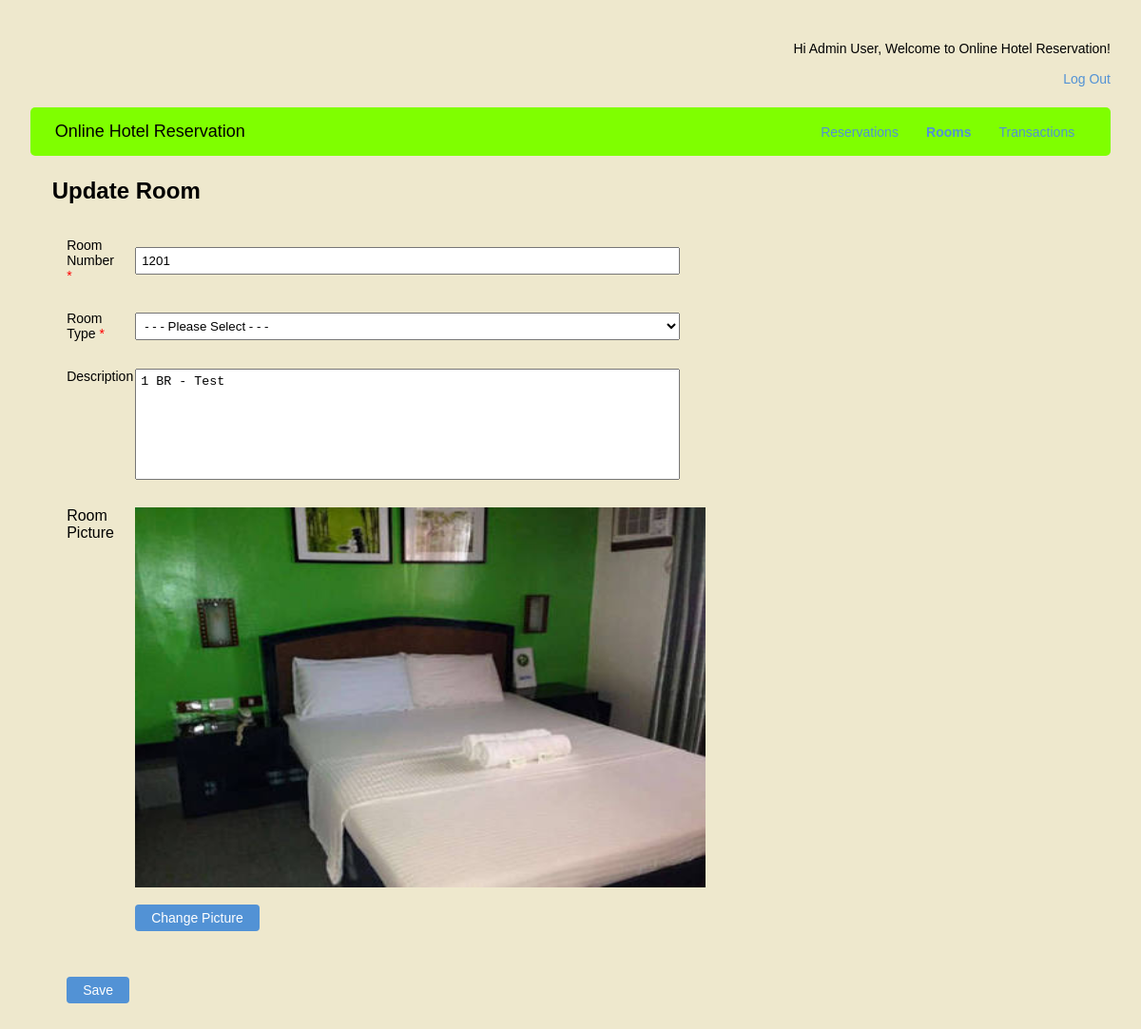
Screenshot of /admin/edit_room.php?id=4 (signed in) with the database file from the repository.
### tables this page shows
CREATE TABLE `rooms` (
  `id` int(11) NOT NULL,
  `room_number` varchar(50) NOT NULL,
  `description` varchar(200) NOT NULL,
  `type` varchar(25) NOT NULL,
  `status` varchar(10) NOT NULL
);

CREATE TABLE `room_images` (
  `id` int(11) NOT NULL,
  `room_id` int(11) NOT NULL,
  `url` varchar(250) NOT NULL
);

### admin/edit_room.php (the view, shortened to what this page needs)
<?php
include "../connection.php";
$room_number = '';
$description = '';
$url = '';
if(isset($_GET["id"]) && !empty($_GET["id"])){
    $room_id = $_GET["id"];
    $room_id = mysqli_real_escape_string($connection, $room_id);
    $getRoomDetails = mysqli_query($connection, "SELECT id as room_id, room_number, description, type, status FROM `rooms` WHERE id = '".$room_id."'");
    if(mysqli_num_rows($getRoomDetails)!=0){
        while($fetchRoomDetails = mysqli_fetch_array($getRoomDetails)){
            $room_id = stripslashes($fetchRoomDetails["room_id"]);
            $room_number = stripslashes($fetchRoomDetails["room_number"]);
            $description = stripslashes($fetchRoomDetails["description"]);
            $getRoomImage = mysqli_query($connection, "SELECT * FROM `room_images` WHERE room_id = '".$room_id."'");
            if(mysqli_num_rows($getRoomImage) != 0){
                while($fetchRoomImage = mysqli_fetch_array($getRoomImage)){
                    if($fetchRoomImage['url'] != ""){
                        $url = "<img src='../images/rooms/".$fetchRoomImage['url']."' width='600px' height='400px' />";
                    }
                }
            }
        }
    }
}
?>
<html>
    <head>
        <link rel="stylesheet" href="../style.css" type="text/css" />
    </head>
    <body>
        <form method="POST" enctype="multipart/form-data">
            <div class="welcome">
                <p align="right">
                    Hi <?php echo $_SESSION["username"]; ?>, Welcome to Online Hotel Reservation!<br/><br/>
                    <a href="../logout.php">Log Out</a>
                </p>
            </div>
            <table class="nav">
            <tr>
                <td class="links title"><span onclick="window.location = 'index.php'">Online Hotel Reservation</span></td>
                <td>
                    <table align="right" width="50%">
                    <tr>
                        <td class="links">
                            <a href="index.php">Reservations</a>
                        </td>
                        <td class="links">
                            <a href="rooms.php"><b>Rooms</b></a>
                        </td>
                        <td class="links">
                            <a href="transactions.php">Transactions</a>
                        </td>
                    </tr>
                    </table>
                </td>
            </tr>
            </table>
            <div class="view_table">
                <h2>Update Room</h2>
                <table>
                    <tr>
                        <td width="30%">
                            <p>Room Number <font color="red">*</font></p>
                        </td>
                        <td width="70%">
                            <input type="text" name="room_no" id="room_no" class="field" value="<?php echo $room_number; ?>" required>
                        </td>
                    </tr>
                    <tr>
                        <td>
                            <p>Room Type <font color="red">*</font></p>
                        </td>
                        <td>
                            <select name="room_type" id="room_type" class="field" required>
                                <option value=""> - - - Please Select - - - </option>
                            </select>
                        </td>
                    </tr>
                    <tr>
                        <td valign="top">
                            <p>Description</p>
                        </td>
                        <td>
                            <textarea name="description" id="description" class="field" rows="7"><?php echo $description; ?></textarea>
                        </td>
                    </tr>
                    <tr>
                        <td valign="top">
                            Room Picture
                        </td>
                        <td>
                            <div id="pictureviewer">
                            <?php
                                if($url == ""){
                                    echo '<i>No picture available.</i>';
                                } else {
                                    echo $url;
                                }
                            ?>
                            <br/>
                            <input type="button" name="changepicture" id="changepicture" value="Change Picture" onclick="changePicture()" class="btn">
                            </div>
                        </td>
                    </tr>
                    <tr>
                        <td colspan="2">
                            <input type="submit" class="btn" name="submit" value="Save">
                        </td>
                    </tr>
                </table>
            </div>
        </form>
    </body>
</html>

### style.css (style rules this page uses)
body { background-color:#EEE8CD; font-family: "Gill Sans MT", Calibri, sans-serif, arial; padding:1% 2%; }
textarea { resize: none; }
.welcome p { font-size:14px; margin: 2% 0; }
.welcome p a:link { text-decoration: none; color: #5292d5; }
.nav { width: 100%; text-align: center; background-color: #7FFF00; border-radius: 5px; padding: 1% 2%; margin-bottom: 2%; }
.nav .links { font-size: 14px; text-align: center; }
.nav .title { font-size: 18px; text-align: left; }
.nav .title span { cursor: pointer; }
.nav .links a:link, .forgot_password a:link, .signup a:link { text-decoration: none; color: #5292d5; margin-left: 10px; }
.view_table { margin: 2%; }
.view_table p, label { font-size: 14px; }
.view_table table { width: 50%; }
.view_table table td { padding: 2%; }
.view_table .field { width: 100%; padding: 5px; outline: none; }
.view_table .btn { background-color: #5292d5; color: #FFFFFF; display: inline-block; padding: 5px 16px; font-size: 14px; font-weight: 400; text-align: center; vertical-align: middle; cursor: pointer; border: 1px solid transparent; border-radius: 4px; margin-top: 3%; }
html body { background: url(yayadub.jpg) no - repeat center center fixed; -webkit-background-size: cover; -moz-background-size: cover; -o-background-size: cover; background-size: cover; }

### rows the page displays
rooms: room_no "1201", description "1 BR - Test"
room_images: url (picture)

### other values shown
$_SESSION["username"] "Admin User"
